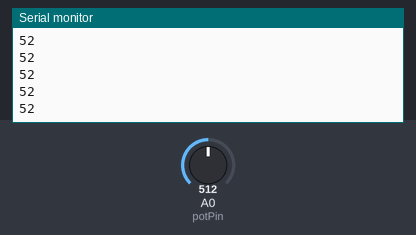
A sketch run on a simulated Arduino Uno, built with avr-gcc and run on an emulated ATmega328P. Shown: the last lines printed to the serial monitor. The inputs (shaded band) are chosen by the test bench; at power-on: A0 (potPin) = 512.

Above: at 1.2 s.
1.3 s: A0 (potPin) set to 716
At 1.32 s:
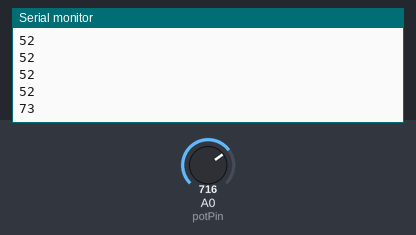
2.8 s: A0 (potPin) set to 900
At 2.83 s:
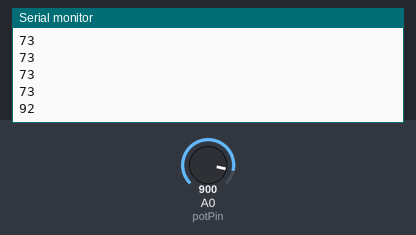
Timing chart, 0 to 5.8 s (numbered marks = the images above; inputs shaded):
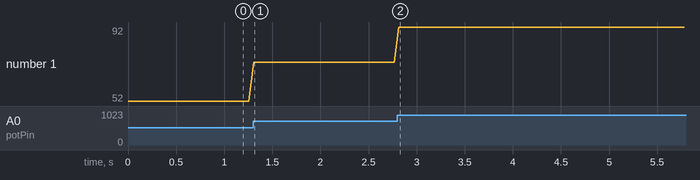

The sketch:

asb.ino
```cpp
const int potPin = 0;
const int maxPotVal = 1023;
int currVal = 0;
float currValP = 0.00;

void setup() {
  Serial.begin(9600);
}

void loop() {
  currVal = analogRead(potPin);
  currValP = currVal * 0.1023;
  currValP = min(currValP, 100);

  if (currValP < 10.00) {
    currValP = 10.00;
  }

  int currValPint = roundf(currValP);
  Serial.println(currValPint);

  delay(50);
}
```

Measured:
- after the input at 1.3 s, the serial monitor: prints a new line at once (image 1)
- after the input at 2.8 s, the serial monitor: prints a new line at once (image 2)
- plotted number 1: 52 → 73 after the input at 1.3 s, 73 → 92 after the input at 2.8 s
